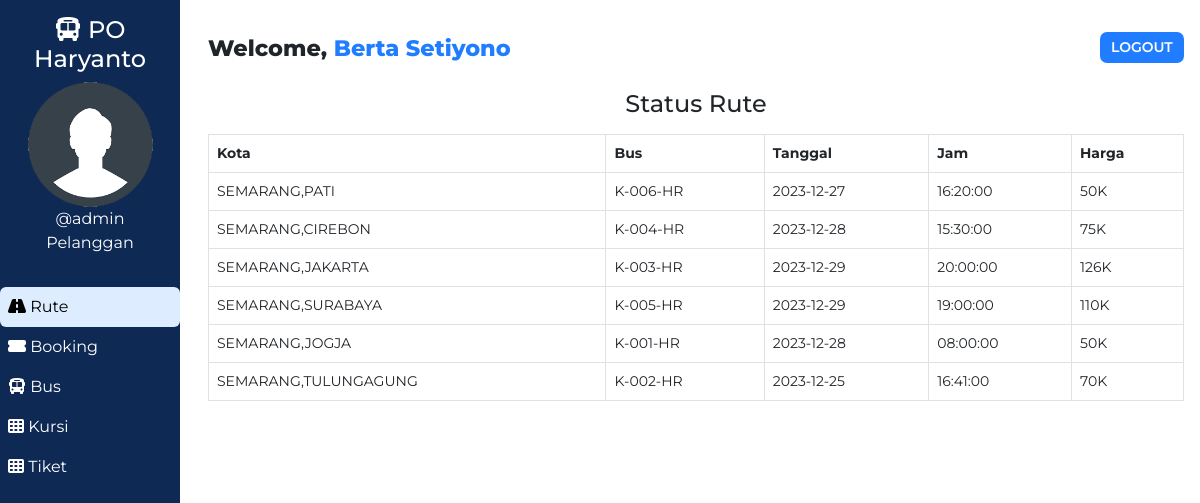
The page /customer/route.php (signed in) on the database its author committed.
### tables this page shows
CREATE TABLE `users` (
  `user_id` int(11) NOT NULL,
  `user_fullname` varchar(100) NOT NULL,
  `user_name` varchar(30) NOT NULL,
  `user_password` varchar(255) NOT NULL,
  `user_created` datetime NOT NULL DEFAULT current_timestamp(),
  `role` varchar(11) NOT NULL
);

CREATE TABLE `routes` (
  `id` int(100) NOT NULL,
  `route_id` varchar(255) NOT NULL,
  `bus_no` varchar(155) NOT NULL,
  `route_cities` varchar(255) NOT NULL,
  `route_dep_date` date NOT NULL,
  `route_dep_time` time NOT NULL,
  `route_step_cost` int(100) NOT NULL,
  `route_created` datetime NOT NULL DEFAULT current_timestamp()
);

### customer/route.php (the view, shortened to what this page needs)
<!DOCTYPE html>
<html lang="en">
<head>
    <link href="https://cdn.jsdelivr.net/npm/bootstrap@5.0.1/dist/css/bootstrap.min.css" rel="stylesheet">
    <?php
        $page="route";
    ?>
</head>
<body>
    <?php require '../assets/partials/_cust-header.php';?>
        <?php
            $resultSql = "SELECT * FROM `routes` ORDER BY route_created DESC";
            $resultSqlResult = mysqli_query($conn, $resultSql);
            if(!mysqli_num_rows($resultSqlResult)){ ?>
                <div class="container mt-4">
                    <div id="noRoutes" class="alert alert-dark " role="alert">
                        <h1 class="alert-heading">Rute Tidak Ada</h1>
                        <p class="fw-light">Tunggu Beberapa Saat Lagi Untuk Melihat Rute</p>
                        <hr>
                    </div>
                </div>
            <?php }
            else { ?>
                <section id="route">
                    <div id="head">
                        <h4 class="text-center text-bold mb-3">Status Rute</h4>
                    </div>
                    <div id="route-results">
                        <table class="table table-hover table-bordered">
                            <thead>
                                <th>Kota</th>
                                <th>Bus</th>
                                <th>Tanggal</th>
                                <th>Jam</th>
                                <th>Harga</th>
                            </thead>
                            <?php
                                while($row = mysqli_fetch_assoc($resultSqlResult))
                                {
                                    $route_cities = $row["route_cities"];
                                    $route_dep_time = $row["route_dep_time"];
                                    $route_dep_date = $row["route_dep_date"];
                                    $route_step_cost = $row["route_step_cost"];
                                    $bus_no = $row["bus_no"];
                                        ?>
                                    <tr>
                                        <td>
                                            <?php
                                                echo $route_cities;
                                            ?>
                                        </td>
                                        <td>
                                            <?php
                                                echo $bus_no;
                                            ?>
                                        </td>
                                        <td>
                                            <?php
                                                echo $route_dep_date;
                                            ?>
                                        </td>
                                        <td>
                                            <?php
                                                echo $route_dep_time;
                                            ?>
                                        </td>
                                        <td>
                                            <?php
                                                echo $route_step_cost.'K';?>
                                        </td>
                                    </tr>
                                <?php
                                }
                            ?>
                        </table>
                    </div>
                    </section>
                <?php  }
            ?>
            </div>
    </main>
</body>
</html>

### assets/partials/_cust-header.php (shortened to what this page needs)
<?php
    $conn = db_connect();
    $user_id = $_SESSION['user_id'];
    $sql = "SELECT * FROM users WHERE user_id = $user_id";
    $result = mysqli_query($conn, $sql);
    if($row = mysqli_fetch_assoc($result))
    {
        $user_fullname = $row["user_fullname"];
        $user_name = $row["user_name"];
    }
?>
    <main id="container">
        <div id="sidebar">
            <h4><i class="fas fa-bus"></i> PO Haryanto </h4>
            <div>
                <img class="adminDp" src="../assets/img/userav-min.png" height="125px" alt="Admin Profile Pic">
                <p>
                    <?php  echo '@'.$user_name;  ?>
                </p>
                <p>Pelanggan</p>
            </div>
            <ul id="options">
                <li class="option <?php if($page=='route'){ echo 'active';}?>">
                    <a href="./route.php">
                    <i class="fas fa-road"></i> Rute
                    </a>
                </li>
                <li class="option <?php if($page=='booking'){ echo 'active';}?>">
                    <a href="./booking.php">
                    <i class="fas fa-ticket-alt"></i> Booking
                    </a>
                </li>
                <li class="option <?php if($page=='bus'){ echo 'active';}?>">
                    <a href="./bus.php">
                    <i class="fas fa-bus"></i> Bus
                    </a>
                </li>
                <li class="option <?php if($page=='seat'){ echo 'active';}?>">
                    <a href="./seat.php">
                    <i class="fas fa-th"></i> Kursi
                    </a>
                </li>
                <li class="option <?php if($page=='seat'){ echo 'active';}?>">
                    <a href="./kode_tiket.php">
                    <i class="fas fa-th"></i> Tiket
                    </a>
                </li>
            </ul>
        </div>
        <div id="main-content">
            <section id="welcome">
                <ul>
                    <li class="welcome-item">Welcome,
                        <span id="USER">
                            <?php
                                echo $user_fullname;
                            ?>
                        </span>
                    </li>
                    <li class="welcome-item">
                        <button id="logout" class="btn-sm">
                            <a href="../assets/partials/_logout.php">LOGOUT</a>
                        </button>
                    </li>
                </ul>
            </section>

### assets/styles/admin.php (style rules this page uses)
body { margin: 0; box-sizing: border-box; font-family: 'Montserrat', sans-serif; background-color: white; }
html { scroll-behavior: smooth; }
*, *::after, *::before { box-sizing: inherit; }
#USER { color: #207DFF; }
.adminDp { border-radius: 50%; }
#welcome { background-color: white; }
#welcome ul { display: flex; justify-content: space-between; list-style-type: none; padding: 0; margin: 0; }
#welcome li { margin: 0 1rem; padding: 0.5rem 0; }
#welcome li:first-child { font-weight: 800; font-size: 1.4rem; }
#logout { padding: 0.3rem 0.7rem; background-color: #207DFF; font-weight: 600; outline: none; border: none; border-radius: 7px; }
#logout a { color: white; text-decoration: none; }
@media only screen and (min-width:1000px) { #sidebar { text-align: center; background-color: #0E2954; color: white; width: 15%; position: fixed; top: 0%; padding-top: 1rem; z-index: 2; height: 100vh; } }
@media only screen and (min-width:1000px) { #sidebar p { margin: 0; } }
@media only screen and (min-width:1000px) { #sidebar ul { margin-top: 2rem; } }
@media only screen and (min-width:1000px) { #options { list-style-type: none; text-align: left; padding-left: 0; } }
@media only screen and (min-width:1000px) { .option a { display: block; padding: 0.5rem; text-decoration: none; color: inherit; border-radius: 6px; } }
@media only screen and (min-width:1000px) { .active { background-color:#DEECFF; color:black; border-radius: 6px; } }
@media only screen and (min-width:1000px) { #main-content { margin-left: 16%; } }

### assets/styles/admin-options.php (style rules this page uses)
* { font-family: Montserrat; }
#booking #head, #customer #head, #route #head, #seat #head, #bus #head { padding-top: 1rem; }
#booking, #customer, #route, #bus, #seat { padding: 0 1rem; }
#route table { width: 100%; }
table { font-size: 14px; }
table th,td { padding-left: 0.3rem; }

### rows shown on the page
users: user_name "admin", user_fullname "Berta Setiyono"
routes: route_cities "SEMARANG,PATI", bus_no "K-006-HR", route_dep_date "2023-12-27", route_dep_time "16:20:00", route_step_cost "50"
routes: route_cities "SEMARANG,CIREBON", bus_no "K-004-HR", route_dep_date "2023-12-28", route_dep_time "15:30:00", route_step_cost "75"
routes: route_cities "SEMARANG,JAKARTA", bus_no "K-003-HR", route_dep_date "2023-12-29", route_dep_time "20:00:00", route_step_cost "126"
routes: route_cities "SEMARANG,SURABAYA", bus_no "K-005-HR", route_dep_date "2023-12-29", route_dep_time "19:00:00", route_step_cost "110"
routes: route_cities "SEMARANG,JOGJA", bus_no "K-001-HR", route_dep_date "2023-12-28", route_dep_time "08:00:00", route_step_cost "50"
routes: route_cities "SEMARANG,TULUNGAGUNG", bus_no "K-002-HR", route_dep_date "2023-12-25", route_dep_time "16:41:00", route_step_cost "70"
